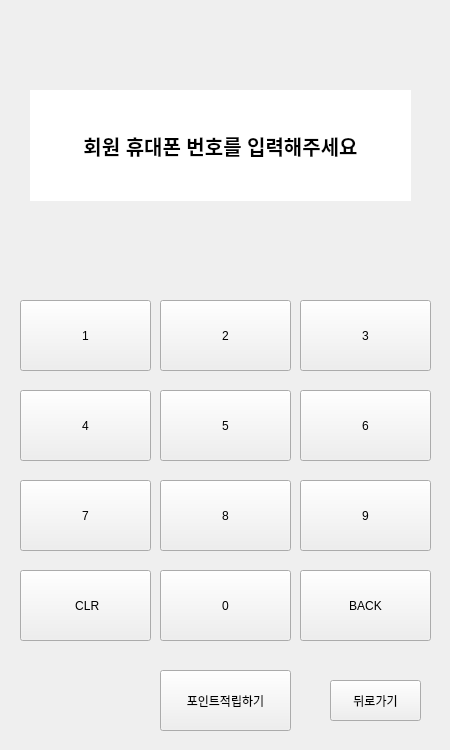
<?xml version="1.0" encoding="UTF-8"?>
<ui version="4.0">
 <class>Form</class>
 <widget class="QWidget" name="Form">
  <property name="geometry">
   <rect>
    <x>0</x>
    <y>0</y>
    <width>450</width>
    <height>750</height>
   </rect>
  </property>
  <property name="windowTitle">
   <string>Form</string>
  </property>
  <widget class="QStackedWidget" name="myStackedWidget">
   <property name="geometry">
    <rect>
     <x>0</x>
     <y>0</y>
     <width>451</width>
     <height>741</height>
    </rect>
   </property>
   <property name="styleSheet">
    <string notr="true"/>
   </property>
   <property name="currentIndex">
    <number>0</number>
   </property>
   <widget class="QWidget" name="page">
    <widget class="QPushButton" name="num1">
     <property name="geometry">
      <rect>
       <x>20</x>
       <y>300</y>
       <width>131</width>
       <height>71</height>
      </rect>
     </property>
     <property name="text">
      <string>1</string>
     </property>
    </widget>
    <widget class="QPushButton" name="num2">
     <property name="geometry">
      <rect>
       <x>160</x>
       <y>300</y>
       <width>131</width>
       <height>71</height>
      </rect>
     </property>
     <property name="text">
      <string>2</string>
     </property>
    </widget>
    <widget class="QPushButton" name="num3">
     <property name="geometry">
      <rect>
       <x>300</x>
       <y>300</y>
       <width>131</width>
       <height>71</height>
      </rect>
     </property>
     <property name="text">
      <string>3</string>
     </property>
    </widget>
    <widget class="QPushButton" name="num4">
     <property name="geometry">
      <rect>
       <x>20</x>
       <y>390</y>
       <width>131</width>
       <height>71</height>
      </rect>
     </property>
     <property name="text">
      <string>4</string>
     </property>
    </widget>
    <widget class="QPushButton" name="num5">
     <property name="geometry">
      <rect>
       <x>160</x>
       <y>390</y>
       <width>131</width>
       <height>71</height>
      </rect>
     </property>
     <property name="text">
      <string>5</string>
     </property>
    </widget>
    <widget class="QPushButton" name="num6">
     <property name="geometry">
      <rect>
       <x>300</x>
       <y>390</y>
       <width>131</width>
       <height>71</height>
      </rect>
     </property>
     <property name="text">
      <string>6</string>
     </property>
    </widget>
    <widget class="QPushButton" name="num7">
     <property name="geometry">
      <rect>
       <x>20</x>
       <y>480</y>
       <width>131</width>
       <height>71</height>
      </rect>
     </property>
     <property name="text">
      <string>7</string>
     </property>
    </widget>
    <widget class="QPushButton" name="num8">
     <property name="geometry">
      <rect>
       <x>160</x>
       <y>480</y>
       <width>131</width>
       <height>71</height>
      </rect>
     </property>
     <property name="text">
      <string>8</string>
     </property>
    </widget>
    <widget class="QPushButton" name="num9">
     <property name="geometry">
      <rect>
       <x>300</x>
       <y>480</y>
       <width>131</width>
       <height>71</height>
      </rect>
     </property>
     <property name="text">
      <string>9</string>
     </property>
    </widget>
    <widget class="QPushButton" name="btn_alldel">
     <property name="geometry">
      <rect>
       <x>20</x>
       <y>570</y>
       <width>131</width>
       <height>71</height>
      </rect>
     </property>
     <property name="text">
      <string> CLR</string>
     </property>
    </widget>
    <widget class="QPushButton" name="num0">
     <property name="geometry">
      <rect>
       <x>160</x>
       <y>570</y>
       <width>131</width>
       <height>71</height>
      </rect>
     </property>
     <property name="text">
      <string>0</string>
     </property>
    </widget>
    <widget class="QPushButton" name="btn_del">
     <property name="geometry">
      <rect>
       <x>300</x>
       <y>570</y>
       <width>131</width>
       <height>71</height>
      </rect>
     </property>
     <property name="text">
      <string>BACK</string>
     </property>
    </widget>
    <widget class="QLabel" name="text_num">
     <property name="geometry">
      <rect>
       <x>30</x>
       <y>90</y>
       <width>381</width>
       <height>111</height>
      </rect>
     </property>
     <property name="font">
      <font>
       <pointsize>15</pointsize>
       <weight>75</weight>
       <bold>true</bold>
      </font>
     </property>
     <property name="styleSheet">
      <string notr="true">background-color:white
</string>
     </property>
     <property name="text">
      <string>회원 휴대폰 번호를 입력해주세요</string>
     </property>
     <property name="alignment">
      <set>Qt::AlignCenter</set>
     </property>
    </widget>
    <widget class="QPushButton" name="point_add">
     <property name="geometry">
      <rect>
       <x>160</x>
       <y>670</y>
       <width>131</width>
       <height>61</height>
      </rect>
     </property>
     <property name="text">
      <string>포인트적립하기</string>
     </property>
    </widget>
    <widget class="QPushButton" name="back_to_the_main">
     <property name="geometry">
      <rect>
       <x>330</x>
       <y>680</y>
       <width>91</width>
       <height>41</height>
      </rect>
     </property>
     <property name="text">
      <string>뒤로가기</string>
     </property>
    </widget>
   </widget>
   <widget class="QWidget" name="labelPointResult"/>
  </widget>
 </widget>
 <resources/>
 <connections/>
</ui>
